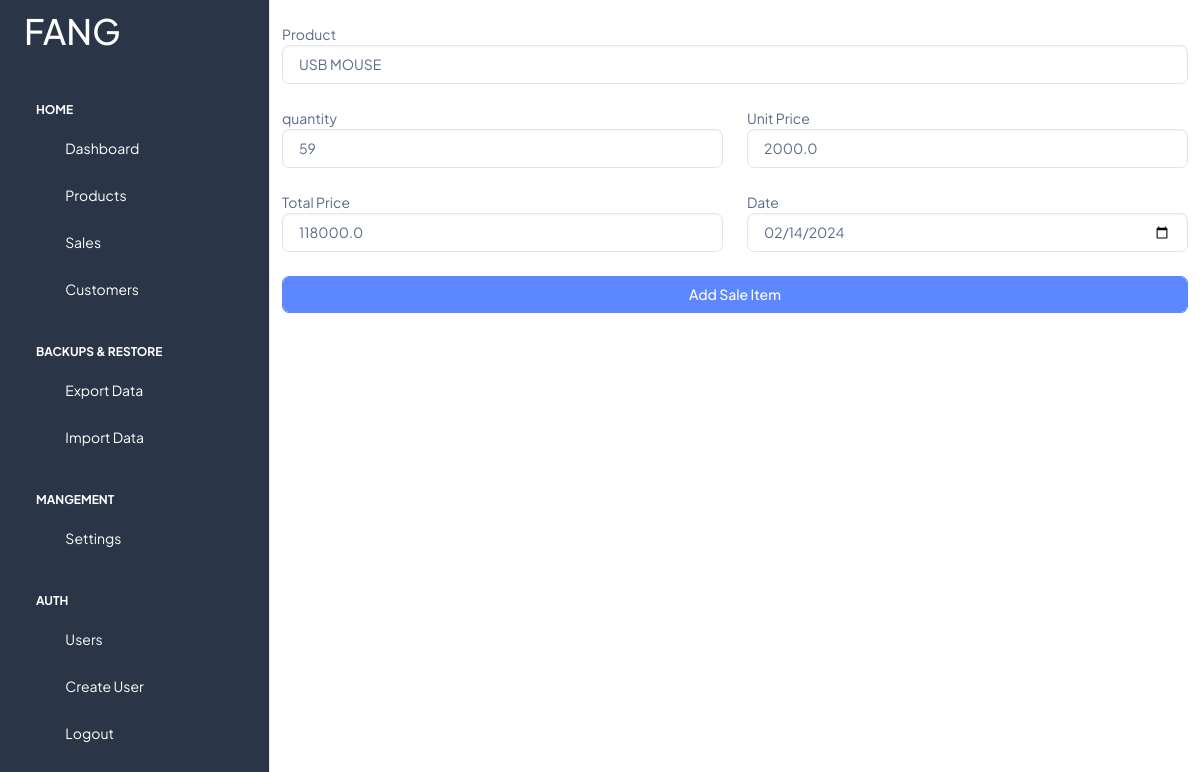
Screenshot of /sales/edit/5/ (signed in) with the database file from the repository.
### settings/models.py (models this page shows, shortened)
class Settings(models.Model):
    logo = models.ImageField(
        verbose_name=_("Site Logo"), upload_to="settings", null=True, blank=True
    )
    company_name = models.CharField(
        verbose_name=_("Company Name"),
        max_length=255,
        null=True,
        blank=True,
        default="SOLIX",
    )
    timezone = models.CharField(
        verbose_name=_("Timezone"),
        max_length=30,
        choices=TIMEZONES,
        default="Africa/Douala",
        null=True,
        blank=True,
    )
    reorder_default = models.PositiveIntegerField(
        verbose_name=_("Re-Order Level"),
        help_text="Set reorder level for products without reorder level",
        default=1,
    )

### sales/models.py (models this page shows, shortened)
class SaleItem(models.Model):
    product = models.ForeignKey(
        Product, related_name="sale_items", on_delete=models.SET_NULL, null=True
    )
    quantity = models.PositiveIntegerField(verbose_name=_("Quantity"))
    unit_price = models.FloatField(
        help_text="In XAF",
        default=0.00,
        null=True,
        blank=True,
    )
    total_price = models.FloatField(
        help_text="In XAF",
        default=0.00,
        null=True,
        blank=True,
    )
    sale = models.ForeignKey("Sale", related_name="saleitems", on_delete=models.CASCADE)
    created = models.DateTimeField(null=True, blank=True)

### sales/views.py (the view, shortened to what this page needs)
# urls.py: path("edit/<int:sale_id>/", views.edit_sale, name="sale-edit"),
@login_required
@permission_required("sales.chnage_sale, sales.change_saleitem")
def edit_sale(request, sale_id):
    sale = get_object_or_404(SaleItem, id=sale_id)
    oldSaleQuantity = int(sale.quantity)
    product = sale.product
    form = SaleItemForm(instance=sale)
    template_name = "sales/edit.html"
    context = {
        "sale_form": form,
    }
    return render(request, template_name, context)

### sales/forms.py (shortened to what this page needs)
class SaleItemForm(forms.ModelForm):
    class Meta:
        model = SaleItem
        fields = ("product", "quantity", "unit_price", "total_price", "created")
        widgets = {
            "product": forms.Select(attrs={"class": "form-control"}),
            "quantity": forms.NumberInput(attrs={"class": "form-control"}),
            "unit_price": forms.NumberInput(attrs={"class": "form-control"}),
            "total_price": forms.NumberInput(attrs={"class": "form-control"}),
            "created": forms.DateInput(attrs={"class": "form-control", "type": "date"}),
        }

### commons/context_processors.py (called while the page is built)
def total_products(request):
    total = Product.objects.all().count()
    context = {"total_products": total}
    return context

def total_customers(request):
    total = Customer.objects.all().count()
    context = {"total_customers": total}
    return context

def total_sales(request):
    total = SaleItem.objects.all().count()
    context = {"total_sales": total}
    return context

### products/models.py (called while the page is built)
    def __str__(self) -> str:
        return f"{self.name}"

### templates/sales/edit.html (shortened to what this page needs)
{% extends "base.html" %}
{% block content %}
<form id="saleForm" method="post">
    <div class="container">
      <div class="row">
        <div class="col-md-12 mt-4">
          <div class="form-group">
            <label for="product">Product</label>
            {{sale_form.product}}
          </div>
        </div>
      </div>
      <div class="row">
        <div class="col-md-6 mt-4">
          <div class="form-group">
            <label for="quantity">quantity</label>
            {{sale_form.quantity}}
          </div>
        </div>
        <div class="col-md-6 mt-4">
          <div class="form-group">
            <label for="unit_price">Unit Price</label>
            {{sale_form.unit_price}}
          </div>
        </div>
      </div>
      <div class="row">
        <div class="col-md-6 mt-4">
          <div class="form-group">
            <label for="total_price">Total Price</label>
            {{sale_form.total_price}}
          </div>
        </div>
        <div class="col-md-6 mt-4">
          <div class="form-group">
            <label for="created">Date</label>
            {{sale_form.created}}
          </div>
        </div>
      </div>
      <div class="row">
        <div class="col-md-12">
          <button type="submit" class="mt-4 btn btn-primary form-control btn-block">Add Sale Item</button>
        </div>
      </div>
    </div>
  </form>
{% endblock content %}

### templates/components/sidebar.html (shortened to what this page needs)
<aside class="left-sidebar bg-dark text-white">
    <div>
      <div class="brand-logo d-flex align-items-center justify-content-between">
        <a href="./index.html" class="text-nowrap logo-img">
          {% if site_settings.company_name %}
          <h1 class="text-white">{{site_settings.company_name}}</h1>
          {% else %}
          <h1 class="text-white">SOLIX INVENT</h1>
          {% endif %}
        </a>
      </div>
      <nav class="sidebar-nav scroll-sidebar" data-simplebar="">
        <ul id="sidebarnav">
          <li class="nav-small-cap">
            <span class="hide-menu text-white">Home</span>
          </li>
          <li class="sidebar-item ">
            <a class="text-white sidebar-link" href="{% url 'home' %}" aria-expanded="false">
              <span>
                <i class="ti ti-layout-dashboard"></i>
              </span>
              <span class="hide-menu">Dashboard</span>
            </a>
          </li>
          <li class="sidebar-item ">
            <a class="text-white sidebar-link" href="{% url 'products:list'  %}" aria-expanded="false">
              <span>
                <i class="ti ti-package"></i>
              </span>
              <span class="hide-menu">Products</span>
            </a>
          </li>
          <li class="sidebar-item ">
            <a class="text-white sidebar-link" href="{% url 'sales:list' %}" aria-expanded="false">
              <span>
                <i class="ti ti-crown"></i>
              </span>
              <span class="hide-menu">Sales</span>
            </a>
          </li>
          <li class="sidebar-item ">
            <a class="text-white sidebar-link" href="{% url 'customers:list' %}" aria-expanded="false">
              <span>
                <i class="ti ti-crown"></i>
              </span>
              <span class="hide-menu">Customers</span>
            </a>
          </li>
          <li class="nav-small-cap">
            <span class="hide-menu text-white">BACKUPS & RESTORE</span>
          </li>
          <li class="sidebar-item ">
            <a class="text-white sidebar-link" href="{% url 'commons:export_data' %}" aria-expanded="false">
              <span>
                <i class="ti ti-crown"></i>
              </span>
              <span class="hide-menu">Export Data</span>
            </a>
          </li>
          <li class="sidebar-item ">
            <a class="text-white sidebar-link" href="{% url 'commons:import_data' %}" aria-expanded="false">
              <span>
                <i class="ti ti-crown"></i>
              </span>
              <span class="hide-menu">Import Data</span>
            </a>
          </li>
          <li class="nav-small-cap">
            <span class="hide-menu text-white">MANGEMENT</span>
          </li>
          <li class="sidebar-item ">
            <a class="text-white sidebar-link" href="{% url 'settings:settings' %}" aria-expanded="false">
              <span>
                <i class="ti ti-settings"></i>
              </span>
              <span class="hide-menu">Settings</span>
            </a>
          </li>
          <li class="nav-small-cap">
            <span class="hide-menu text-white">AUTH</span>
          </li>
          <li class="sidebar-item ">
            <a class="text-white sidebar-link" href="{% url 'accounts:list' %}" aria-expanded="false">
              <span>
                <i class="ti ti-user"></i>
              </span>
              <span class="hide-menu">Users</span>
            </a>
          </li>
          <li class="sidebar-item ">
            <a class="text-white sidebar-link" href="{% url 'accounts:add_user' %}" aria-expanded="false">
              <span>
                <i class="ti ti-user-plus"></i>
              </span>
              <span class="hide-menu">Create User</span>
            </a>
          </li>
          <li class="sidebar-item ">
            <a class="text-white sidebar-link" href="{% url 'accounts:logout' %}" aria-expanded="false">
              <span>
                <i class="ti ti-user"></i>
              </span>
              <span class="hide-menu">Logout</span>
            </a>
          </li>
        </ul>
      </nav>
    </div>
  </aside>

### static/assets/libs/simplebar/src/simplebar.css (style rules this page uses)
[data-simplebar] { position: relative; flex-direction: column; flex-wrap: wrap; justify-content: flex-start; align-content: flex-start; align-items: flex-start; }

### rows the page displays
Settings: company_name "FANG"
SaleItem: product "USB MOUSE", quantity "59", unit_price "2000.0", total_price "118000.0", created "02/14/2024"
